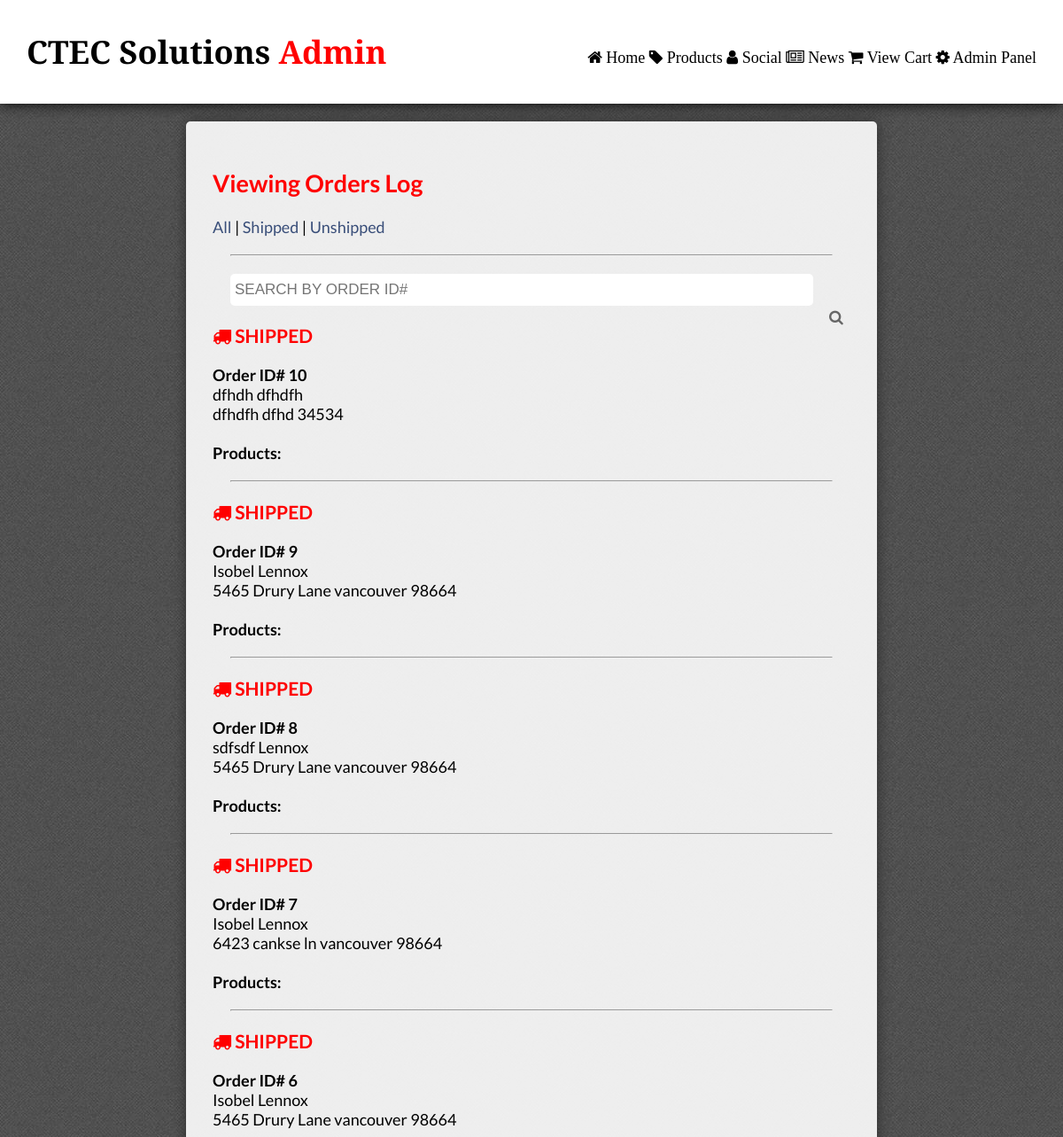
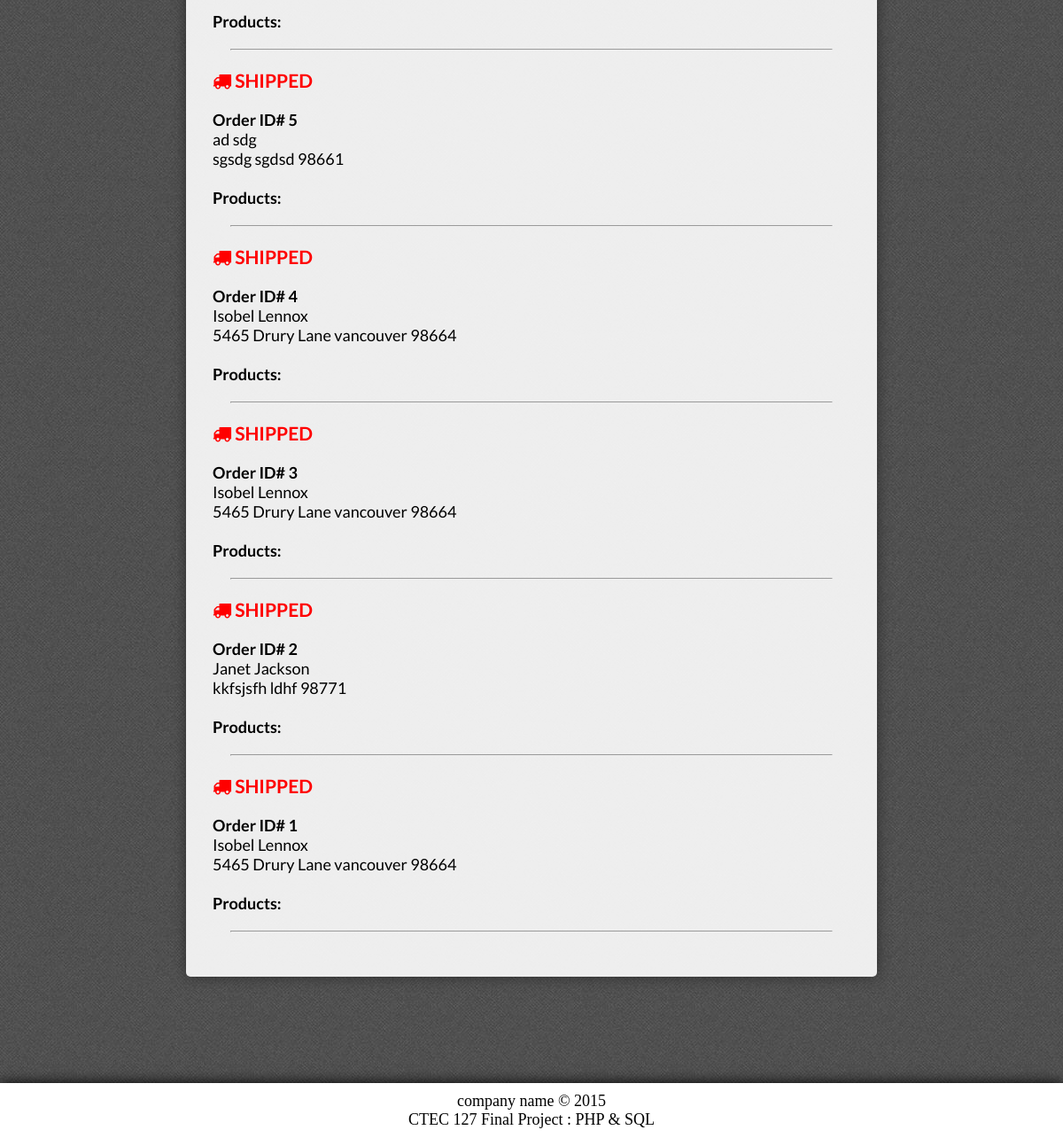
Page /order_log.php?admin=1 on the committed database (2 pictures, top to bottom).
### tables this page shows
CREATE TABLE IF NOT EXISTS `orders` (
  `id` int(11) NOT NULL,
  `first_name` varchar(60) NOT NULL,
  `last_name` varchar(60) NOT NULL,
  `address` varchar(250) NOT NULL,
  `city` varchar(60) NOT NULL,
  `state` varchar(2) NOT NULL,
  `zip` varchar(11) NOT NULL,
  `shipped` int(1) NOT NULL
);

### order_log.php (the view, shortened to what this page needs)
<?php include("inc/header.php"); ?>
<div id="page">
<?php
if($admin==1){
    echo "<h2><span id=\"admin\">Viewing Orders Log</span></h2>";
    echo "<a href=order_log.php?admin=1>All</a> | <a href=order_log.php?admin=1&sort=1>Shipped</a> | <a href=order_log.php?admin=1&sort=0>Unshipped</a><hr/> ";
}
?>
          <form id="searchbar" action="search.php?orders&admin=<?php echo $admin; ?>" method="post">
        <input type="text" name="query" value="" placeholder="SEARCH BY ORDER ID#" />
      <input type="submit" name="submit" value="&#xf002;" />
        </form>
   <?php
 if($admin==1){
    if(isset($_GET['sort'])){
        $shipped=$_GET['sort'];
    $q = "SELECT * FROM orders WHERE shipped={$shipped} ORDER BY id DESC";
    }else{
$q = "SELECT * FROM orders ORDER BY id DESC";
    }
$r = @mysqli_query ($connection, $q);
if($r){
    foreach($r as $order){
    $order_id=$order['id'];
        if(!$order['shipped']){
    echo "<a href=\"edit.php?shipped=".$order['id']."\"><i class=\"fa fa-truck\"></i> Mark As Shipped</a> <br/><br/>";}else{
        echo "<h3 style=\"color:red\"><i class=\"fa fa-truck\"></i> SHIPPED</h3>";
        }
    echo "<strong>Order ID# ".$order_id."</strong><br/>";
    echo $order['first_name']." ".$order['last_name']."<br/>";
    echo $order['address']." ".$order['city']." ".$order['zip']."<br/><br/>";
        $products_q = "SELECT * FROM orders_products WHERE order_id={$order_id}";
        $result = @mysqli_query ($connection, $products_q);
        if($result){
            echo "<strong>Products: </strong><br/>";
             echo "<hr/>";
        }else{
        echo "No Products!";
        }
}
    }else{
         echo "You Have No Orders";
}
    }
 ?>
</div>
<?php include("inc/footer.php"); ?>

### css/style.css (style rules this page uses)
body { background-image: url(../img/tweed.JPG); padding: 0; margin: 0; font-size: 18px; font-family: 'Lato', sans-serif; }
#searchbar input { width: 90%; padding: 5px; font-size: 17px; line-height: 1.5; border: none; margin-left: 20px; }
#searchbar input[type="submit"] { padding: 0; font-family: FontAwesome; width: 32px; float: left; content: "&#xf002;"; color: #666; }
#searchbar input[type="submit"] { float: right; background: transparent; border: none; }
h2 { color: #400300; }
#admin { color: red; }
a { color: #394E79; }
hr { clear: both; margin: 20px; }
input { border-radius: 5px; padding: 5px; }
#page, .admin_page { background: rgba(255,255,255,.9); border-radius: 5px; padding: 30px; margin-bottom: 120px; max-width: 1100px; margin: 0 auto; width: 60%; min-height: 1700px; height: auto; box-shadow: 0 0 15px #2C2C2C; }
a { text-decoration: none; }

### rows in the picture
orders: shipped 1 (drawn), id "10", first_name "dfhdh", last_name "dfhdfh", address "dfhdfh", city "dfhd", zip "34534"
orders: shipped 1 (drawn), id "9", first_name "Isobel", last_name "Lennox", address "5465 Drury Lane", city "vancouver", zip "98664"
orders: shipped 1 (drawn), id "8", first_name "sdfsdf", last_name "Lennox", address "5465 Drury Lane", city "vancouver", zip "98664"
orders: shipped 1 (drawn), id "7", first_name "Isobel", last_name "Lennox", address "6423 cankse ln", city "vancouver", zip "98664"
orders: shipped 1 (drawn), id "6", first_name "Isobel", last_name "Lennox", address "5465 Drury Lane", city "vancouver", zip "98664"
orders: shipped 1 (drawn), id "5", first_name "ad", last_name "sdg", address "sgsdg", city "sgdsd", zip "98661"
orders: shipped 1 (drawn), id "4", first_name "Isobel", last_name "Lennox", address "5465 Drury Lane", city "vancouver", zip "98664"
orders: shipped 1 (drawn), id "3", first_name "Isobel", last_name "Lennox", address "5465 Drury Lane", city "vancouver", zip "98664"
orders: shipped 1 (drawn), id "2", first_name "Janet", last_name "Jackson", address "kkfsjsfh", city "ldhf", zip "98771"
orders: shipped 1 (drawn), id "1", first_name "Isobel", last_name "Lennox", address "5465 Drury Lane", city "vancouver", zip "98664"
